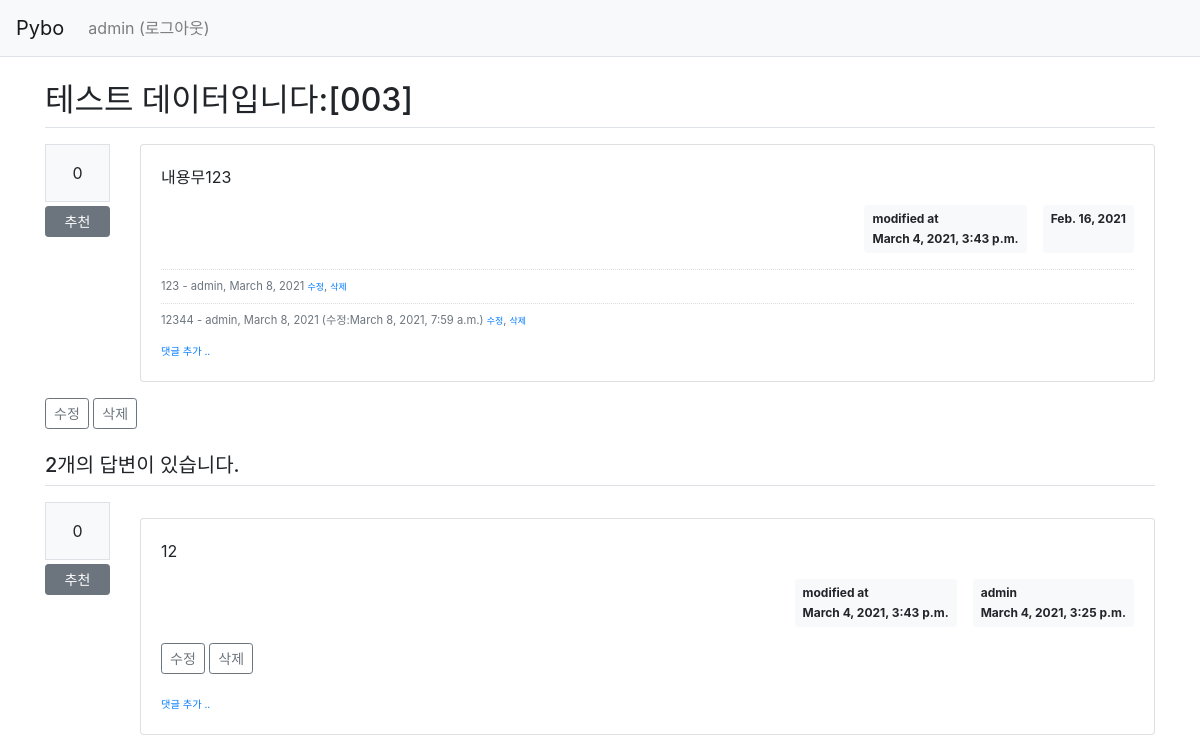
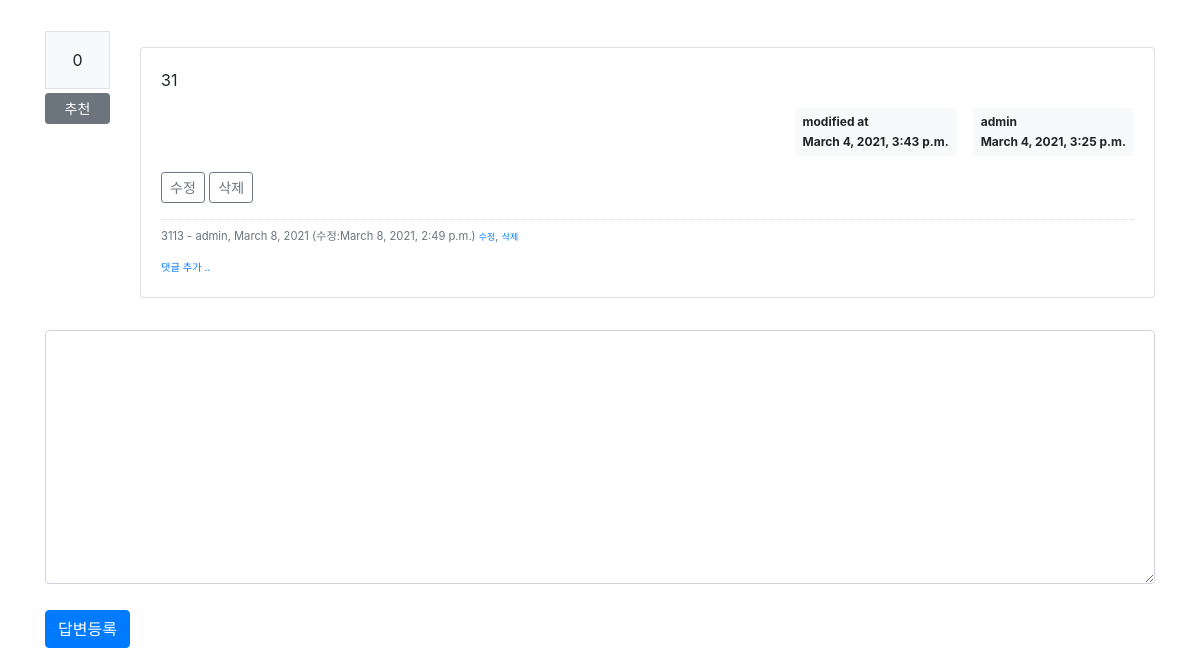
The page /pybo/11/ (signed in) on the database as committed earlier (2 pictures, top to bottom).
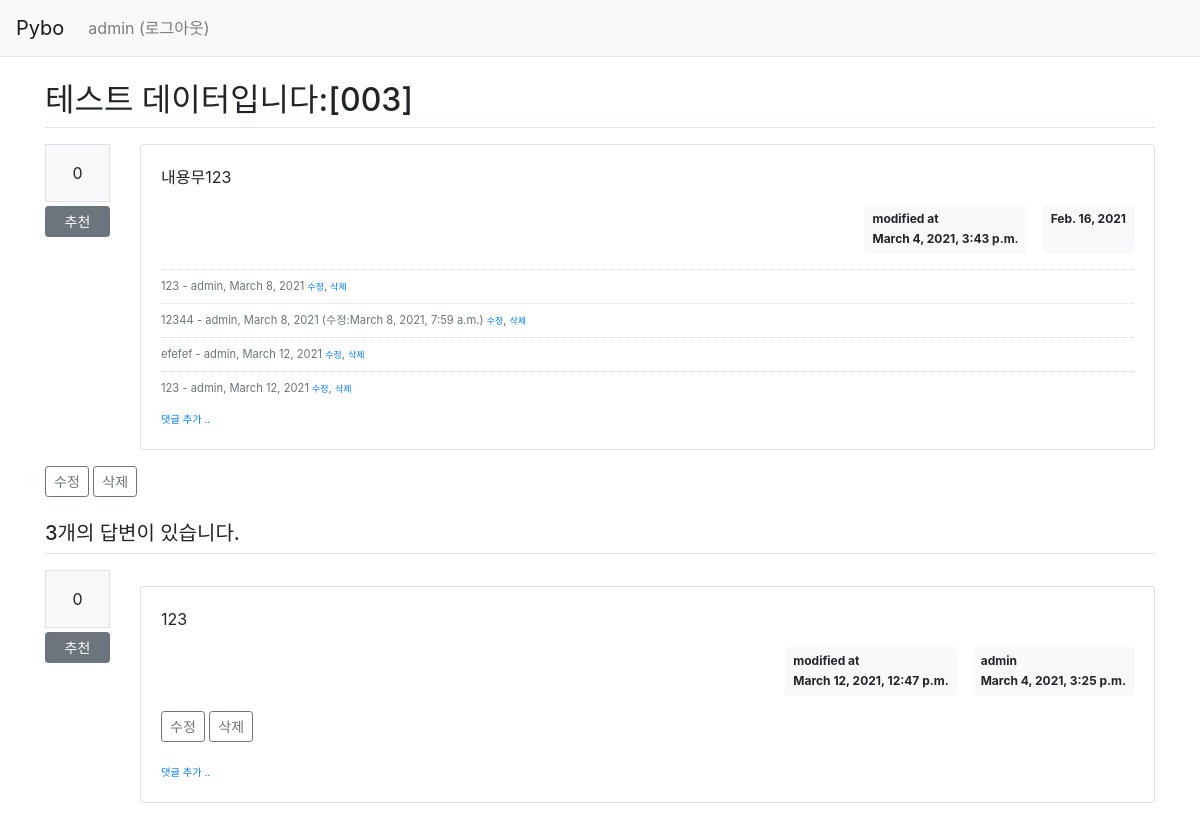
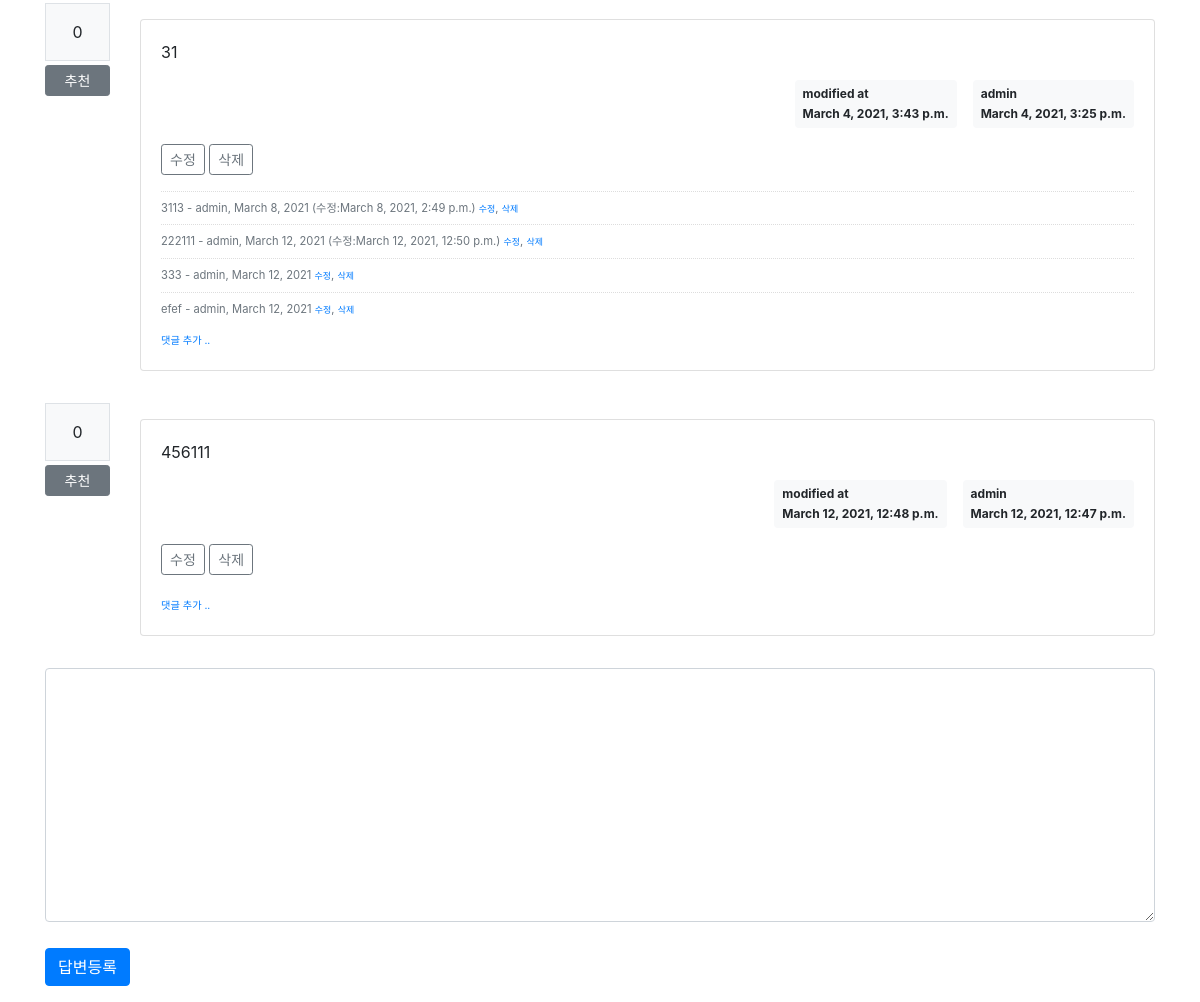
The same page on the database as committed later (2 pictures, top to bottom).
### pybo/models.py (models this page shows, shortened)
class Comment(models.Model):
  author = models.ForeignKey(User, on_delete=models.CASCADE)
  content = models.TextField()
  create_date = models.DateField()
  modify_date = models.DateTimeField(null=True, blank=True)
  question = models.ForeignKey(Question, null=True, blank=True, on_delete=models.CASCADE)
  answer = models.ForeignKey(Answer, null=True, blank=True, on_delete=models.CASCADE)

class Question(models.Model):
  author = models.ForeignKey(User, on_delete=models.CASCADE, related_name='author_question')
  subject = models.CharField(max_length=200)
  content = models.TextField()
  create_date = models.DateField()
  modify_date = models.DateTimeField(null=True, blank=True)
  voter = models.ManyToManyField(User, related_name='voter_question')

class Answer(models.Model):
  author = models.ForeignKey(User, on_delete=models.CASCADE, related_name='author_answer')
  question = models.ForeignKey(Question, on_delete=models.CASCADE)
  content = models.TextField()
  create_date = models.DateTimeField()
  modify_date = models.DateTimeField(null=True, blank=True)
  voter = models.ManyToManyField(User, related_name='voter_answer')

### pybo/views/base_views.py (the view)
# urls.py: path('<int:question_id>/', base_views.detail, name='detail'),
def detail(request, question_id):
  question = get_object_or_404(Question, pk=question_id)
  context = { 'question': question }
  return render(request, 'pybo/question_detail.html', context)

### pybo/templatetags/pybo_filter.py (called while the page is built)
@register.filter()
def mark(value):
    extensions = ["nl2br", "fenced_code"]
    return mark_safe(markdown.markdown(value, extensions=extensions))

### templates/pybo/question_detail.html (shortened to what the changed rows need)
{% extends 'base.html' %}
{% load pybo_filter %}
{% block content %}
<div class="container my-3">
    <h2 class="border-bottom py-2">{{ question.subject }}</h2>
    <div class="row my-3">
        <div class="col-1">
            <div class="bg-light text-center p-3 border font-weight-bolder mb-1">{{question.voter.count}}</div>
            <a href="{% url 'pybo:vote_question' question.id %}"
               class="recommend btn btn-sm btn-secondary btn-block my-1">추천</a>
        </div>
        <div class="col-11">
            <div class="card">
                <div class="card-body">
                    <div class="card-text" style="white-space: pre-line;">{{ question.content|mark }}</div>
                    <div class="d-flex justify-content-end">
                        {% if question.modify_date %}
                        <div class="badge badge-light p-2 text-left mx-3">
                            <div class="mb-2">modified at</div>
                            <div>{{ question.modify_date }}</div>
                        </div>
                        {% endif %}
                        <div class="badge badge-light p-2">
                            {{ question.create_date }}
                        </div>
                    </div>
                    {% if question.comment_set.count > 0 %}
                    <div class="mt-3">
                    {% for comment in question.comment_set.all %}
                        <div class="comment py-2 text-muted">
                            <span style="white-space: pre-line;">{{ comment.content }}</span>
                            <span>
                                - {{ comment.author }}, {{ comment.create_date }}
                                {% if comment.modify_date %}
                                (수정:{{ comment.modify_date }})
                                {% endif %}
                            </span>
                            {% if request.user == comment.author %}
                            <a href="{% url 'pybo:comment_modify_question' comment.id  %}" class="small">수정</a>,
                            <a href="{% url 'pybo:comment_delete_question' comment.id  %}" class="small delete">삭제</a>
                            {% endif %}
                        </div>
                    {% endfor %}
                    </div>
                    {% endif %}
                </div>
            </div>
        </div>
    </div>
    {% if request.user == question.author %}
    <div class="my-3">
        <a href="{% url 'pybo:question_modify' question.id  %}"
            class="btn btn-sm btn-outline-secondary">수정</a>
        <a href="{% url 'pybo:question_delete' question.id  %}"
            class="delete btn btn-sm btn-outline-secondary">삭제</a>
    </div>
    {% endif %}
    <h5 class="border-bottom my-3 py-2">{{question.answer_set.count}}개의 답변이 있습니다.</h5>
    {% for answer in question.answer_set.all %}
    <div class="row my-3">
        <div class="col-1">
            <div class="bg-light text-center p-3 border font-weight-bolder mb-1">{{answer.voter.count}}</div>
            <a href="{% url 'pybo:vote_answer' answer.id  %}"
                class="recommend btn btn-sm btn-secondary btn-block my-1">추천</a>
        </div>
        <div class="col-11">
            <div class="card my-3">
                <div class="card-body">
                    <div class="card-text" style="white-space: pre-line;">{{ answer.content|mark }}</div>
                    <div class="d-flex justify-content-end">
                        {% if answer.modify_date %}
                        <div class="badge badge-light p-2 text-left mx-3">
                            <div class="mb-2">modified at</div>
                            <div>{{ answer.modify_date }}</div>
                        </div>
                        {% endif %}
                        <div class="badge badge-light p-2 text-left">
                            <div class="mb-2">{{ answer.author.username }}</div>
                            <div>
                                {{ answer.create_date }}
                            </div>
                        </div>
                    </div>
                    {% if request.user == answer.author %}
                    <div class="my-3">
                        <a href="{% url 'pybo:answer_modify' answer.id  %}"
                        class="btn btn-sm btn-outline-secondary">수정</a>
                        <a href="{% url 'pybo:answer_delete' answer.id  %}"
                            class="delete btn btn-sm btn-outline-secondary">삭제</a>
                    </div>
                    {% endif %}
                    {% if answer.comment_set.count > 0 %}
                    <div class="mt-3">
                    {% for comment in answer.comment_set.all %}
                        <div class="comment py-2 text-muted">
                            <span style="white-space: pre-line;">{{ comment.content }}</span>
                            <span>
                                - {{ comment.author }}, {{ comment.create_date }}
                                {% if comment.modify_date %}
                                (수정:{{ comment.modify_date }})
                                {% endif %}
                            </span>
                            {% if request.user == comment.author %}
                            <a href="{% url 'pybo:comment_modify_answer' comment.id  %}" class="small">수정</a>,
                            <a href="{% url 'pybo:comment_delete_answer' comment.id  %}" class="small delete">삭제</a>
                            {% endif %}
                        </div>
                    {% endfor %}
                    </div>
                    {% endif %}
                    <div>
                        <a href="{% url 'pybo:comment_create_answer' answer.id  %}"
                        class="small"><small>댓글 추가 ..</small></a>
                    </div>
                </div>
            </div>
        </div>
    </div>
    {% endfor %}
    <form action="{% url 'pybo:answer_create' question.id %}" method="post" class="my-3">
        <div class="form-group">
        </div>
        <input type="submit" value="답변등록" class="btn btn-primary">
    </form>
</div>
{% endblock %}

Rows that differ between the two databases and show on the page:
computed for Question "테스트 데이터입니다:[003]": answer_set.count "2" → "3"
added Comment: content "efefef", author "admin", create_date "March 12, 2021", shows "수정", shown under "테스트 데이터입니다:[003]"
added Comment: content "123", author "admin", create_date "March 12, 2021", shows "수정", shown under "테스트 데이터입니다:[003]"
changed Answer (number 1 of 3 on the later page): content|mark "12" → "123"; modify_date "March 4, 2021, 3:43 p.m." → "March 12, 2021, 12:47 p.m."
added Comment: content "222111", author "admin", create_date "March 12, 2021", modify_date "March 12, 2021, 12:50 p.m.", shows "수정", shown under Answer "March 4, 2021, 3:43 p.m."
added Comment: content "333", author "admin", create_date "March 12, 2021", shows "수정", shown under Answer "March 4, 2021, 3:43 p.m."
added Comment: content "efef", author "admin", create_date "March 12, 2021", shows "수정", shown under Answer "March 4, 2021, 3:43 p.m."
added Answer: voter.count "0", content|mark "456111", modify_date "March 12, 2021, 12:48 p.m.", author.username "admin", create_date "March 12, 2021, 12:47 p.m.", shows "수정"
